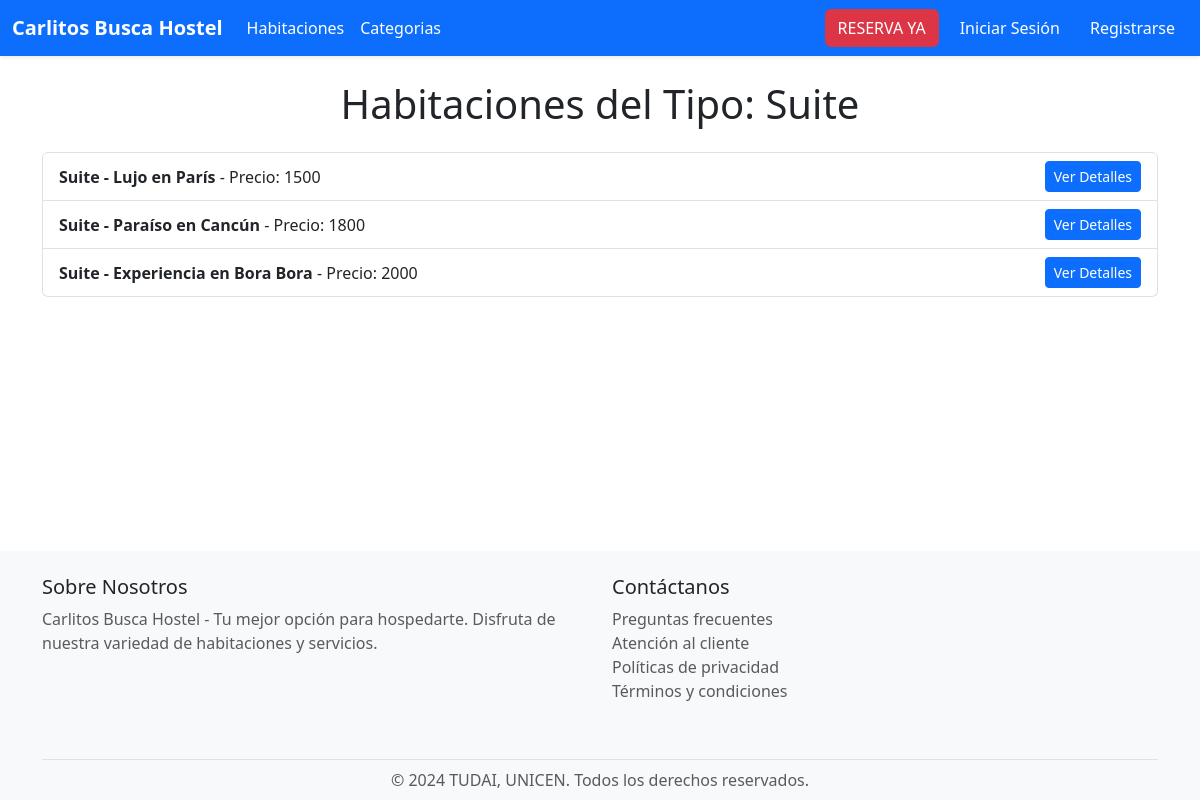
The app's page /ItemsCategory/Suite with its own data.
### tables this page shows
CREATE TABLE `habitaciones` (
  `id_habitacion` int(11) NOT NULL,
  `Nombre` varchar(50) NOT NULL,
  `Tipo` varchar(20) NOT NULL,
  `Capacidad` int(11) NOT NULL,
  `Precio` int(11) NOT NULL,
  `foto_habitacion` varchar(250) NOT NULL
);

### app/views/rooms.view.php (called while the page is built, shortened)
<?php
class RoomsView{
        public function showItemsCategory($rooms, $tipo) {
            require_once './templates/pages/Items_category.phtml';
        }
}

### app/controllers/rooms.controller.php (called while the page is built, shortened)
<?php
require_once './app/models/rooms.model.php';
require_once './app/views/rooms.view.php';
require_once './app/models/hostel.model.php';
class RoomsController{
    private $model;
    private $view;
    private $errorView;
    public function __construct($res) {
        $this->model = new RoomsModel();
        $this->view = new RoomsView($res->user);
        $this->errorView = new errorView($res->user);
    }
    public function showItemsCategory($tipo) {
        $habitaciones = $this->model->getHabitacionesPorTipo($tipo);
        if($habitaciones){
            return $this->view->showItemsCategory($habitaciones, $tipo);
        }else{
                return $this->errorView->showError('Falta especificar tipo');
            }
        }
}

### app/models/hostel.model.php (called while the page is built, shortened)
<?php
class HostelModel {
    protected $db;
function __construct() {
        $this->db = new PDO(
            'mysql:host=' . MYSQL_HOST . ';dbname=' . MYSQL_DB . ';charset=utf8',
            MYSQL_USER,
            MYSQL_PASS
        );
        $this->deploy();
    }
    public function deploy() {
        $query = $this->db->query('SHOW TABLES');
        $tables = $query->fetchAll();
    }
}

### app/models/rooms.model.php (called while the page is built, shortened)
<?php
require_once './app/models/hostel.model.php';
    class RoomsModel extends HostelModel{
    function getHabitacionesPorTipo($tipo) {
        $query = $this->db->prepare("SELECT * FROM habitaciones WHERE Tipo = ?");
        $query->execute([$tipo]);
        return $query->fetchAll(PDO::FETCH_OBJ);
    }
}

### templates/pages/Items_category.phtml (the view)
<?php
require_once './templates/layouts/header.phtml';
?>
<div class="container">
    <h1 class="text-center my-4">Habitaciones del Tipo: <?= htmlspecialchars($tipo) ?></h1>
    <ul class="list-group">
        <?php foreach ($rooms as $room) : ?>
            <li class="list-group-item d-flex justify-content-between align-items-center">
                <div>
                    <strong><?= htmlspecialchars($room->Nombre) ?></strong> - Precio: <?= htmlspecialchars($room->Precio) ?>
                </div>
                <a href="<?= BASE_URL . 'RoomsDetails/' . $room->id_habitacion ?>" class="btn btn-primary btn-sm">
                    Ver Detalles
                </a>
            </li>
        <?php endforeach; ?>
    </ul>
</div>
<?php
require_once './templates/layouts/footer.phtml';
?>

### public/css/style.css (style rules this page uses)
html, body { height: 100%; margin: 0; }
body { display: flex; flex-direction: column; }
.container { flex-grow: 1; }

### records on screen
habitaciones: Nombre "Suite - Lujo en París", Precio "1500"
habitaciones: Nombre "Suite - Paraíso en Cancún", Precio "1800"
habitaciones: Nombre "Suite - Experiencia en Bora Bora", Precio "2000"

### other values on screen
$tipo "Suite"
